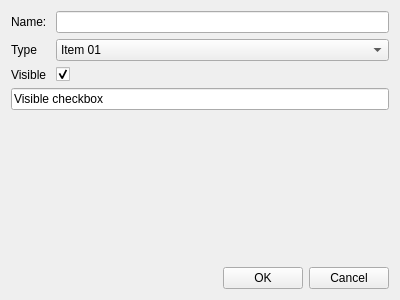
<?xml version="1.0" encoding="UTF-8"?>
<ui version="4.0">
 <class>Form</class>
 <widget class="QWidget" name="Form">
  <property name="geometry">
   <rect>
    <x>0</x>
    <y>0</y>
    <width>400</width>
    <height>300</height>
   </rect>
  </property>
  <property name="windowTitle">
   <string>Form</string>
  </property>
  <layout class="QVBoxLayout" name="verticalLayout">
   <item>
    <layout class="QFormLayout" name="formLayout">
     <item row="0" column="0">
      <widget class="QLabel" name="label">
       <property name="text">
        <string>Name: </string>
       </property>
      </widget>
     </item>
     <item row="0" column="1">
      <widget class="QLineEdit" name="lineEdit"/>
     </item>
     <item row="1" column="0">
      <widget class="QLabel" name="label_2">
       <property name="text">
        <string>Type</string>
       </property>
      </widget>
     </item>
     <item row="1" column="1">
      <widget class="QComboBox" name="comboBox">
       <item>
        <property name="text">
         <string>Item 01</string>
        </property>
       </item>
       <item>
        <property name="text">
         <string>Item 02</string>
        </property>
       </item>
       <item>
        <property name="text">
         <string>Item 03</string>
        </property>
       </item>
      </widget>
     </item>
     <item row="2" column="0">
      <widget class="QLabel" name="visibleLabel">
       <property name="text">
        <string>Visible</string>
       </property>
      </widget>
     </item>
     <item row="2" column="1">
      <widget class="QCheckBox" name="visibleCheckBox">
       <property name="checked">
        <bool>true</bool>
       </property>
      </widget>
     </item>
    </layout>
   </item>
   <item>
    <widget class="QLineEdit" name="lineEdit_2">
     <property name="text">
      <string>Visible checkbox</string>
     </property>
     <property name="readOnly">
      <bool>true</bool>
     </property>
    </widget>
   </item>
   <item>
    <spacer name="verticalSpacer">
     <property name="orientation">
      <enum>Qt::Vertical</enum>
     </property>
     <property name="sizeHint" stdset="0">
      <size>
       <width>20</width>
       <height>40</height>
      </size>
     </property>
    </spacer>
   </item>
   <item>
    <layout class="QHBoxLayout" name="horizontalLayout">
     <item>
      <spacer name="horizontalSpacer">
       <property name="orientation">
        <enum>Qt::Horizontal</enum>
       </property>
       <property name="sizeHint" stdset="0">
        <size>
         <width>40</width>
         <height>20</height>
        </size>
       </property>
      </spacer>
     </item>
     <item>
      <widget class="QPushButton" name="btn_ok">
       <property name="text">
        <string>OK</string>
       </property>
      </widget>
     </item>
     <item>
      <widget class="QPushButton" name="btn_cancel">
       <property name="text">
        <string>Cancel</string>
       </property>
      </widget>
     </item>
    </layout>
   </item>
  </layout>
 </widget>
 <resources/>
 <connections>
  <connection>
   <sender>visibleCheckBox</sender>
   <signal>toggled(bool)</signal>
   <receiver>lineEdit_2</receiver>
   <slot>setVisible(bool)</slot>
   <hints>
    <hint type="sourcelabel">
     <x>80</x>
     <y>67</y>
    </hint>
    <hint type="destinationlabel">
     <x>87</x>
     <y>91</y>
    </hint>
   </hints>
  </connection>
 </connections>
</ui>
